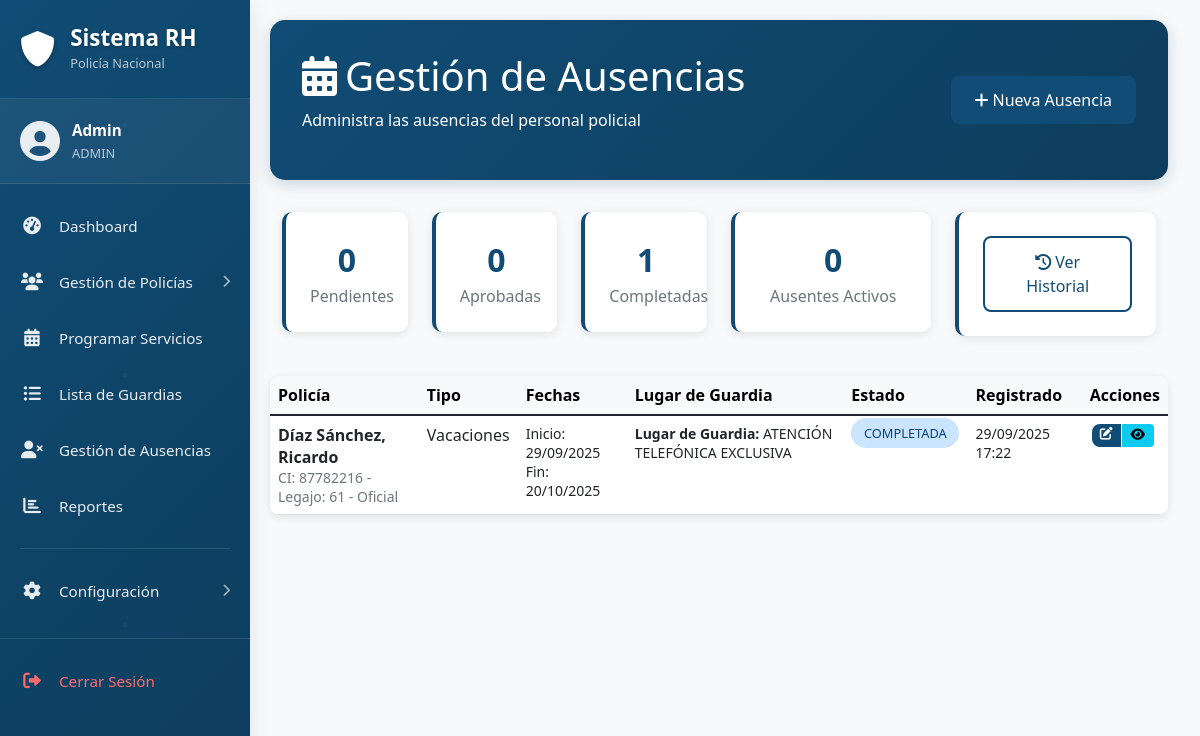
Page /admin/ausencias/index.php (signed in) on the earlier database version.
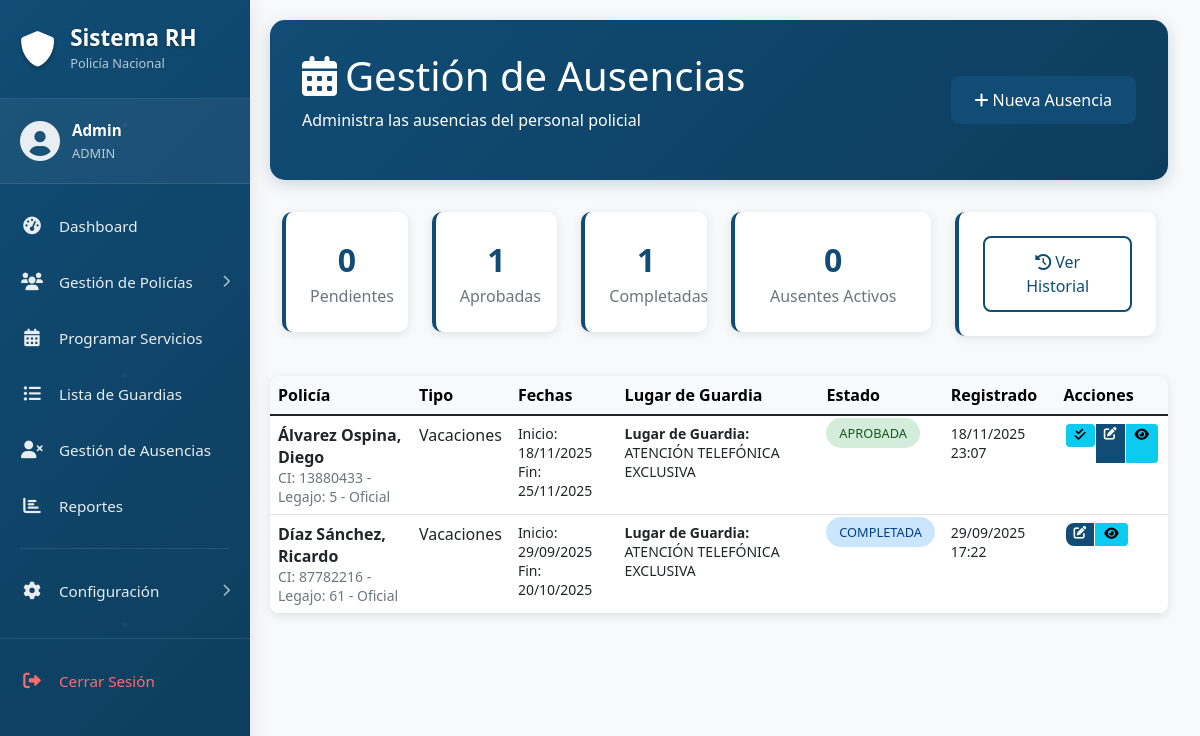
Same page on the later database version.
### tables this page shows
CREATE TABLE `ausencias` (
  `id` int NOT NULL,
  `policia_id` int NOT NULL,
  `tipo_ausencia_id` int NOT NULL,
  `fecha_inicio` date NOT NULL,
  `fecha_fin` date DEFAULT NULL,
  `descripcion` text,
  `justificacion` text,
  `documento_adjunto` varchar(255) DEFAULT NULL,
  `aprobado_por` int DEFAULT NULL,
  `estado` enum('PENDIENTE','APROBADA','RECHAZADA','COMPLETADA') DEFAULT 'PENDIENTE',
  `created_at` timestamp NULL DEFAULT CURRENT_TIMESTAMP,
  `updated_at` timestamp NULL DEFAULT CURRENT_TIMESTAMP ON UPDATE CURRENT_TIMESTAMP
);

CREATE TABLE `policias` (
  `id` int NOT NULL,
  `legajo` int NOT NULL,
  `nombre` varchar(100) NOT NULL,
  `apellido` varchar(100) NOT NULL,
  `cin` varchar(20) NOT NULL,
  `genero` enum('MASCULINO','FEMENINO') NOT NULL,
  `grado_id` int NOT NULL COMMENT 'Referencia a tipo_grados.id',
  `especialidad_id` int DEFAULT NULL,
  `cargo` varchar(150) DEFAULT NULL,
  `comisionamiento` varchar(200) DEFAULT NULL,
  `telefono` varchar(20) DEFAULT NULL,
  `region_id` int DEFAULT '1',
  `lugar_guardia_id` int DEFAULT NULL,
  `lugar_guardia_reserva_id` int DEFAULT '6' COMMENT 'Siempre ATENCIÓN TELEFÓNICA EXCLUSIVA (ID 6)',
  `observaciones` varchar(500) DEFAULT NULL,
  `activo` tinyint(1) DEFAULT '1',
  `estado` enum('DISPONIBLE','NO DISPONIBLE') DEFAULT 'DISPONIBLE',
  `created_at` timestamp NULL DEFAULT CURRENT_TIMESTAMP,
  `updated_at` timestamp NULL DEFAULT CURRENT_TIMESTAMP ON UPDATE CURRENT_TIMESTAMP
);

CREATE TABLE `grados` (
  `id` int NOT NULL,
  `nombre` varchar(100) NOT NULL,
  `nivel_jerarquia` int NOT NULL,
  `abreviatura` varchar(20) DEFAULT NULL,
  `descripcion` text,
  `created_at` timestamp NULL DEFAULT CURRENT_TIMESTAMP,
  `updated_at` timestamp NULL DEFAULT CURRENT_TIMESTAMP ON UPDATE CURRENT_TIMESTAMP
);

CREATE TABLE `tipos_ausencias` (
  `id` int NOT NULL,
  `nombre` varchar(50) NOT NULL,
  `descripcion` text,
  `requiere_justificacion` tinyint(1) DEFAULT '0',
  `created_at` timestamp NULL DEFAULT CURRENT_TIMESTAMP
);

CREATE TABLE `lugares_guardias` (
  `id` int NOT NULL,
  `nombre` varchar(100) NOT NULL,
  `descripcion` text,
  `direccion` varchar(200) DEFAULT NULL,
  `zona` varchar(50) DEFAULT NULL,
  `activo` tinyint(1) DEFAULT '1',
  `created_at` timestamp NULL DEFAULT CURRENT_TIMESTAMP,
  `updated_at` timestamp NULL DEFAULT CURRENT_TIMESTAMP ON UPDATE CURRENT_TIMESTAMP
);

### admin/ausencias/index.php (the view, shortened to what the changed rows need)
<?php
require_once '../../cnx/db_connect.php';
$sql_ausencias = "SELECT a.*, p.nombre, p.apellido, p.cin, p.legajo, g.nombre as grado, ta.nombre as tipo_ausencia,
                         u.nombre_completo as aprobado_por_nombre,
                         lg_principal.nombre as lugar_principal
                  FROM ausencias a
                  JOIN policias p ON a.policia_id = p.id
                  LEFT JOIN tipo_grados tg ON p.grado_id = tg.id
                  LEFT JOIN grados g ON tg.grado_id = g.id
                  JOIN tipos_ausencias ta ON a.tipo_ausencia_id = ta.id
                  LEFT JOIN usuarios u ON a.aprobado_por = u.id
                  LEFT JOIN lugares_guardias lg_principal ON p.lugar_guardia_id = lg_principal.id
                  WHERE a.estado IN ('PENDIENTE', 'APROBADA', 'COMPLETADA')
                  AND ta.nombre != 'Junta Medica'
                  ORDER BY a.created_at DESC";
$result_ausencias = $conn->prepare($sql_ausencias);
$result_ausencias->execute();
$sql_stats = "SELECT
                (SELECT COUNT(*) FROM ausencias a JOIN tipos_ausencias ta ON a.tipo_ausencia_id = ta.id WHERE a.estado = 'PENDIENTE' AND ta.nombre != 'Junta Medica') as pendientes,
                (SELECT COUNT(*) FROM ausencias a JOIN tipos_ausencias ta ON a.tipo_ausencia_id = ta.id WHERE a.estado = 'APROBADA' AND ta.nombre != 'Junta Medica') as aprobadas,
                (SELECT COUNT(*) FROM ausencias a JOIN tipos_ausencias ta ON a.tipo_ausencia_id = ta.id WHERE a.estado = 'COMPLETADA' AND ta.nombre != 'Junta Medica') as completadas,
                (SELECT COUNT(*) FROM ausencias a JOIN tipos_ausencias ta ON a.tipo_ausencia_id = ta.id WHERE a.estado = 'APROBADA' AND ta.nombre != 'Junta Medica' AND CURDATE() BETWEEN a.fecha_inicio AND COALESCE(a.fecha_fin, a.fecha_inicio)) as ausentes_activos";
$result_stats = $conn->prepare($sql_stats);
$result_stats->execute();
$stats = $result_stats->fetch(PDO::FETCH_ASSOC);
?>
    <link href="https://cdn.jsdelivr.net/npm/bootstrap@5.1.3/dist/css/bootstrap.min.css" rel="stylesheet">
    <link href="https://cdnjs.cloudflare.com/ajax/libs/font-awesome/6.0.0/css/all.min.css" rel="stylesheet">
</head>
<body>
    <div class="container-fluid">
        <div class="row">
            <div class="col-md-9 col-lg-10">
                <div class="main-content">
                    <div class="page-header">
                        <div class="d-flex justify-content-between align-items-center">
                            <div>
                                <h1><i class="fas fa-calendar-alt me-2"></i>Gestión de Ausencias</h1>
                            </div>
                        </div>
                    </div>
                    <div class="row mb-4">
                        <div class="col-md-2 mb-3">
                            <div class="stats-card text-center">
                                <div class="stats-number"><?php echo $stats['aprobadas']; ?></div>
                                <div class="text-muted">Aprobadas</div>
                            </div>
                        </div>
                    </div>
                    <div class="table-container">
                        <div class="table-responsive">
                            <table class="table table-hover mb-0">
                                <thead class="table-light">
                                    <tr>
                                        <th>Policía</th>
                                        <th>Tipo</th>
                                        <th>Fechas</th>
                                        <th>Lugar de Guardia</th>
                                        <th>Estado</th>
                                        <th>Registrado</th>
                                        <th>Acciones</th>
                                    </tr>
                                </thead>
                                <tbody>
                                    <?php while ($ausencia = $result_ausencias->fetch(PDO::FETCH_ASSOC)): ?>
                                    <tr>
                                        <td>
                                            <strong><?php echo htmlspecialchars($ausencia['apellido'] . ', ' . $ausencia['nombre']); ?></strong><br>
                                            <small class="text-muted">CI: <?php echo htmlspecialchars($ausencia['cin']); ?> - Legajo: <?php echo htmlspecialchars($ausencia['legajo']); ?> - <?php echo htmlspecialchars($ausencia['grado']); ?></small>
                                        </td>
                                        <td><?php echo htmlspecialchars($ausencia['tipo_ausencia']); ?></td>
                                        <td>
                                            <small>
                                                Inicio: <?php echo date('d/m/Y', strtotime($ausencia['fecha_inicio'])); ?><br>
                                                <?php if ($ausencia['fecha_fin']): ?>
                                                Fin: <?php echo date('d/m/Y', strtotime($ausencia['fecha_fin'])); ?>
                                                <?php else: ?>
                                                <span class="text-muted">Fecha única</span>
                                                <?php endif; ?>
                                            </small>
                                        </td>
                                        <td>
                                            <small>
                                                <strong>Lugar de Guardia:</strong> <?php echo htmlspecialchars($ausencia['lugar_principal']); ?>
                                            </small>
                                        </td>
                                        <td>
                                            <span class="status-badge status-<?php echo strtolower($ausencia['estado']); ?>">
                                                <?php echo $ausencia['estado']; ?>
                                            </span>
                                        </td>
                                        <td>
                                            <small>
                                                <?php echo date('d/m/Y H:i', strtotime($ausencia['created_at'])); ?><br>
                                            </small>
                                        </td>
                                        <td>
                                            <div class="btn-group" role="group">
                                                <?php if ($ausencia['estado'] == 'APROBADA'): ?>
                                                <form method="POST" style="display: inline;">
                                                    <button type="submit" class="btn btn-sm btn-info action-btn" title="Marcar como Completado">
                                                        <i class="fas fa-check-double"></i>
                                                    </button>
                                                </form>
                                                <?php endif; ?>
                                                <a href="editar_ausencia.php?id=<?php echo $ausencia['id']; ?>" class="btn btn-sm btn-primary action-btn" title="Editar">
                                                    <i class="fas fa-edit"></i>
                                                </a>
                                                <a href="ver_ausencia.php?id=<?php echo $ausencia['id']; ?>" class="btn btn-sm btn-info action-btn" title="Ver Detalles">
                                                    <i class="fas fa-eye"></i>
                                                </a>
                                            </div>
                                        </td>
                                    </tr>
                                    <?php endwhile; ?>
                                </tbody>
                            </table>
                        </div>
                    </div>
                </div>
            </div>
        </div>
    </div>
</body>

Differences in the rows shown:
added ausencias: policia.nombre "Álvarez Ospina, Diego", policia.cin "13880433", policia.legajo "5", grados.nombre "Oficial", tipo_ausencia.nombre "Vacaciones", fecha_inicio "18/11/2025", fecha_fin "25/11/2025", lugares_guardias.nombre "ATENCIÓN TELEFÓNICA EXCLUSIVA", estado "APROBADA", created_at "18/11/2025 23:07"
Other differences:
$stats['aprobadas']: "0" → "1"
